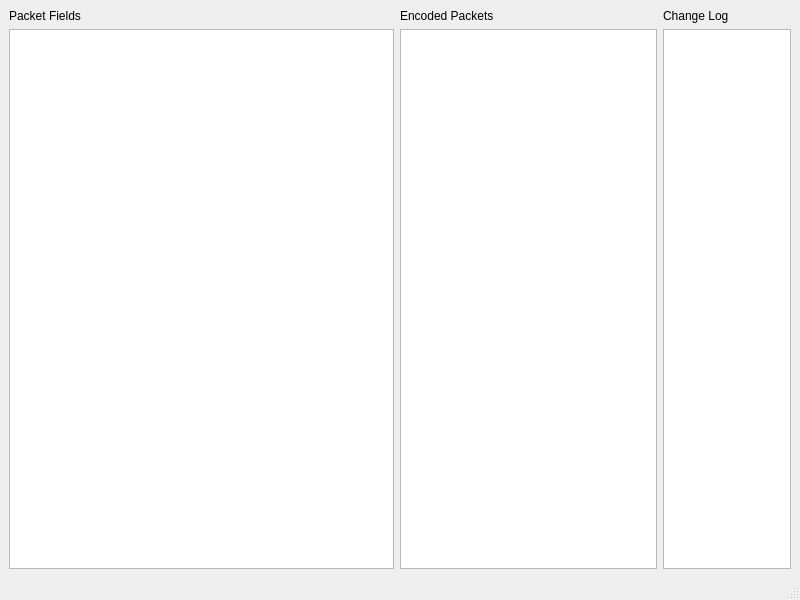
<?xml version="1.0" encoding="UTF-8"?>
<ui version="4.0">
 <class>MainWindow</class>
 <widget class="QMainWindow" name="MainWindow">
  <property name="geometry">
   <rect>
    <x>0</x>
    <y>0</y>
    <width>800</width>
    <height>600</height>
   </rect>
  </property>
  <property name="windowTitle">
   <string>Game Packet Editor</string>
  </property>
  <widget class="QWidget" name="centralwidget">
   <layout class="QGridLayout" name="gridLayout" columnstretch="3,2,1">
    <item row="1" column="2">
     <widget class="QListWidget" name="listWidget"/>
    </item>
    <item row="1" column="0">
     <widget class="QTreeView" name="treeView"/>
    </item>
    <item row="1" column="1">
     <widget class="QTableWidget" name="tableWidget">
      <property name="enabled">
       <bool>true</bool>
      </property>
     </widget>
    </item>
    <item row="0" column="0">
     <widget class="QLabel" name="label">
      <property name="text">
       <string>Packet Fields</string>
      </property>
     </widget>
    </item>
    <item row="0" column="1">
     <widget class="QLabel" name="label_2">
      <property name="text">
       <string>Encoded Packets</string>
      </property>
     </widget>
    </item>
    <item row="0" column="2">
     <widget class="QLabel" name="label_3">
      <property name="text">
       <string>Change Log</string>
      </property>
     </widget>
    </item>
   </layout>
  </widget>
  <widget class="QMenuBar" name="menubar">
   <property name="geometry">
    <rect>
     <x>0</x>
     <y>0</y>
     <width>800</width>
     <height>21</height>
    </rect>
   </property>
  </widget>
  <widget class="QStatusBar" name="statusbar"/>
 </widget>
 <resources/>
 <connections/>
</ui>
